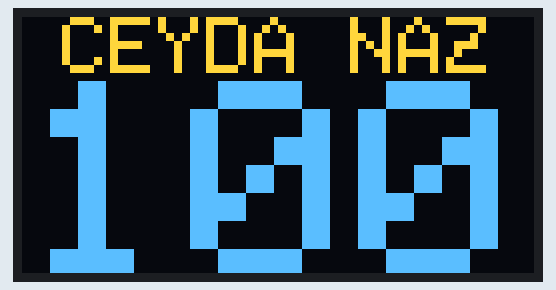
Simulated run of this sketch. Board: Arduino Uno, built with avr-gcc and run on an emulated ATmega328P. Shown: 128×64 one-colour display. The OLED is the two-colour kind (top 16 rows yellow).

Above: at 1.1 s.
At 4.8 s:
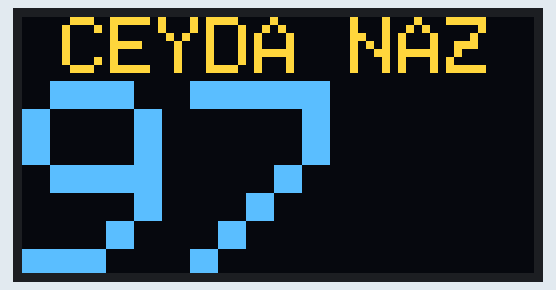
At 9.7 s:
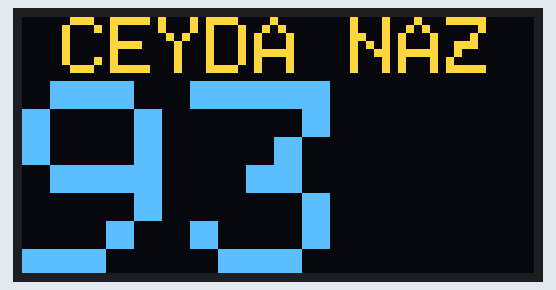
At 19.5 s:
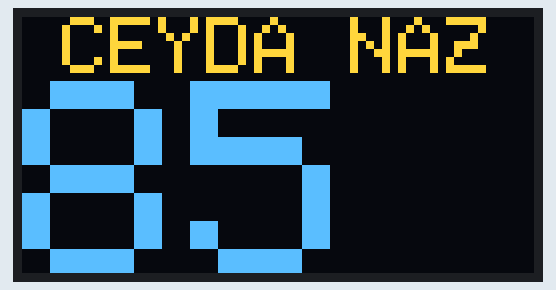
At 28.1 s:
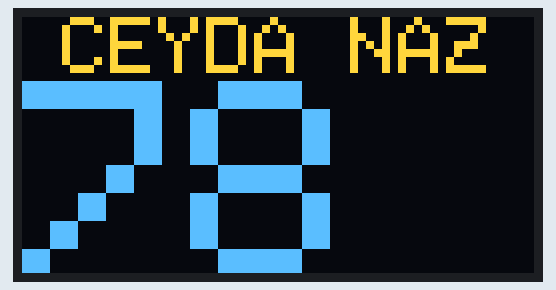
At 38.0 s:
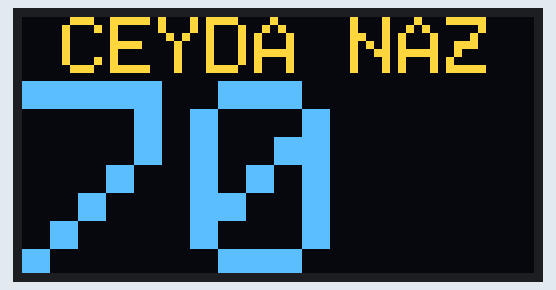

Measured:
- what the display in image 0 shows lasts 1.2 s, from 1.1 s to 2.3 s

The sketch:

CeydaSayac-Geriye.ino
```cpp
////////// Ceyda Naz        //////////
// 100'den geriye sayıp     /////////
// tekrar başa dönen Arduino kodu //
/////////// Mart 2020 /////////////
////////// Volkan  //////////

#include <Wire.h>
#include <Adafruit_GFX.h>
#include <Adafruit_SSD1306.h>
#define SCREEN_WIDTH 128 // OLED ekran genişlik
#define SCREEN_HEIGHT 64 // OLED ekran yükseklik

Adafruit_SSD1306 display(SCREEN_WIDTH, SCREEN_HEIGHT, &Wire, -1);

int ceyda = 0;

void setup() {
  display.begin(SSD1306_SWITCHCAPVCC, 0x3C);
  delay(1000);
  display.clearDisplay();
  display.setTextColor(WHITE);
}

void loop(){
 for (int ceyda = 100; ceyda > -1; ceyda--)
 {
  display.clearDisplay();
  display.setTextSize(7);
  display.setCursor(0,16);
  display.print(String(ceyda));
  display.setTextSize(2);
  display.setCursor(10,0);
  display.print("CEYDA NAZ");
  display.display();
  delay(1200);
  }
}
```
